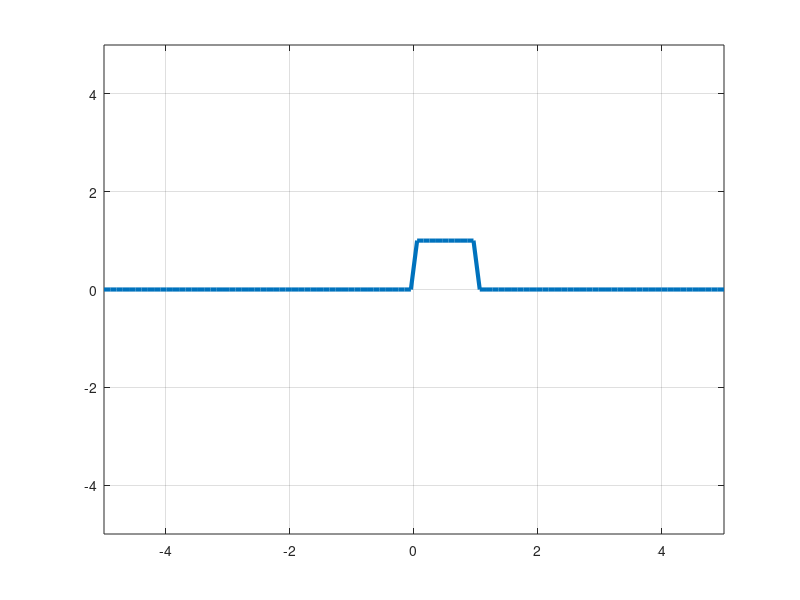

This chart was generated by the following MATLAB code:
clear all 
u=@(t) t>0;
t = linspace(-5,5);
x=@(t) u(t)-u(t-1);

figure 
plot(t,x(t),'Linewidth',3);
axis([-5 5 -5 5]);
grid
